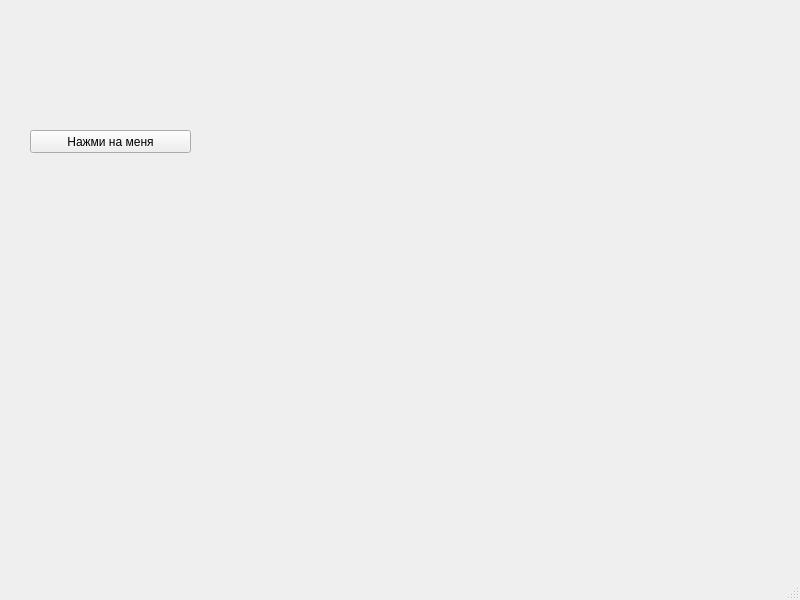
<?xml version="1.0" encoding="UTF-8"?>
<ui version="4.0">
 <class>MainWindow</class>
 <widget class="QMainWindow" name="MainWindow">
  <property name="geometry">
   <rect>
    <x>0</x>
    <y>0</y>
    <width>800</width>
    <height>600</height>
   </rect>
  </property>
  <property name="windowTitle">
   <string>MainWindow</string>
  </property>
  <widget class="QWidget" name="centralwidget">
   <widget class="QPushButton" name="pushButton">
    <property name="geometry">
     <rect>
      <x>30</x>
      <y>130</y>
      <width>161</width>
      <height>23</height>
     </rect>
    </property>
    <property name="text">
     <string>Нажми на меня</string>
    </property>
   </widget>
  </widget>
  <widget class="QMenuBar" name="menubar">
   <property name="geometry">
    <rect>
     <x>0</x>
     <y>0</y>
     <width>800</width>
     <height>21</height>
    </rect>
   </property>
  </widget>
  <widget class="QStatusBar" name="statusbar"/>
 </widget>
 <resources/>
 <connections/>
</ui>
